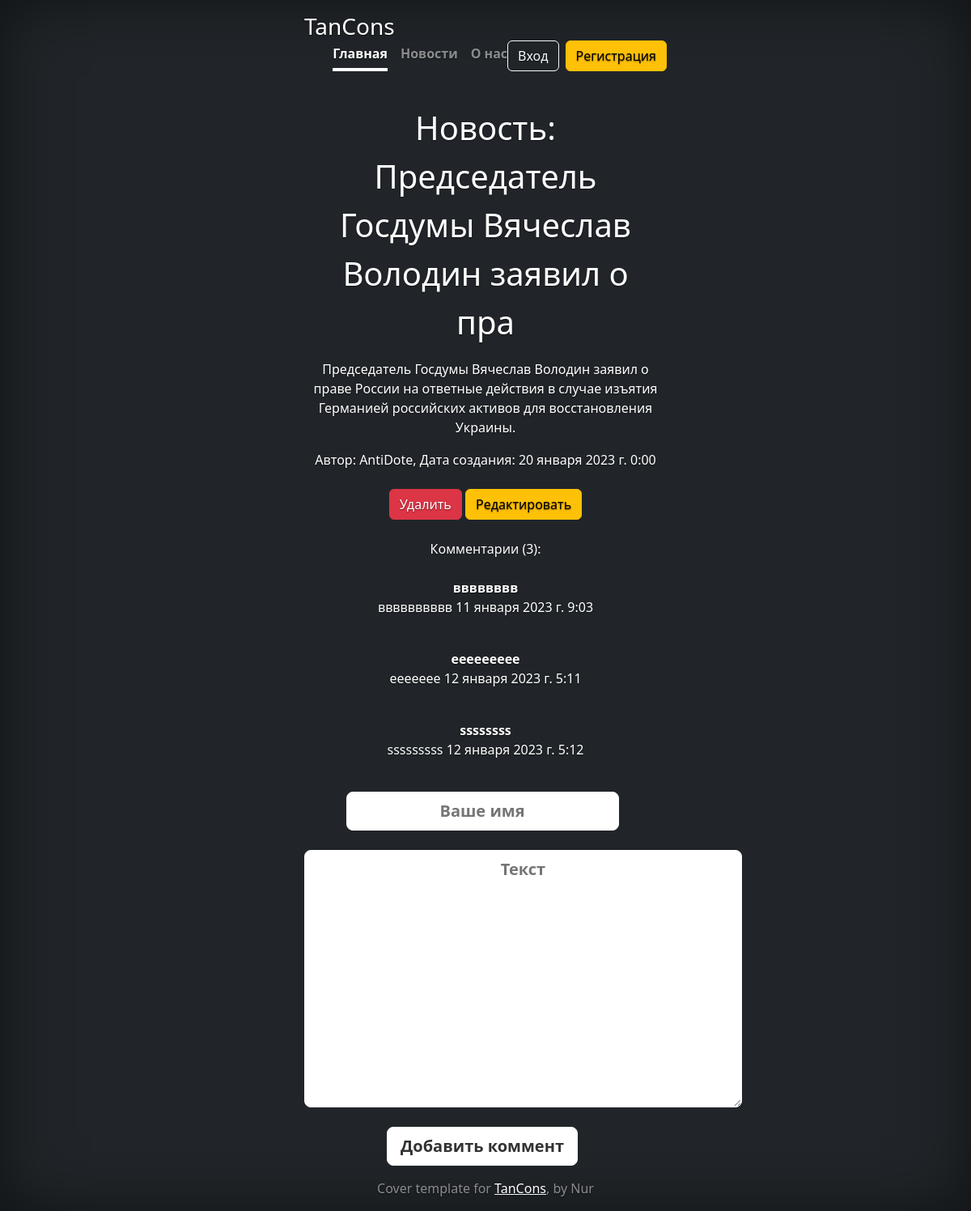
/news/5, run on the app's committed database.
### news/models.py (models this page shows, shortened)
class Texts(models.Model):
    title = models.CharField('Название', max_length=70)
    anons = models.CharField('Анонс', max_length=250)
    f_text = models.TextField('Статья')
    author = models.ForeignKey(User, verbose_name='автор', on_delete=models.CASCADE, blank=True, null=True, related_name='user_name')
    date = models.DateTimeField('Дата и время')
    class Meta:
        verbose_name = 'Новость'
        verbose_name_plural = 'Новости'

class Comments(models.Model):
    numbers = models.ForeignKey(Texts, verbose_name='ид новости', on_delete=models.CASCADE, blank=True, null=True, related_name='comments_texts')
    kom_name = models.CharField('Имя комментатора', max_length=20, blank=False)
    kom_text = models.TextField('Текст комментария', null=True)
    created = models.DateTimeField(auto_now=True)

### news/views.py (the view)
# urls.py: path('<int:pk>', views.add_comment, name='news-detail'),
def add_comment(request, pk):
    post = get_object_or_404(Texts, id=pk)
    comment = Comments.objects.filter(numbers=pk)
    comment_count = comment.count()
    if request.method == 'POST':
        cform = CommentsForm(data=request.POST)
        if cform.is_valid():
            comment = cform.save(commit=False)
            comment.numbers_id = pk
            comment.save()
            return redirect('news-detail', pk)
    else:
        cform = CommentsForm
    return render(request, 'news/detail_view.html', {
        'new': post,
        'comment': comment,
        'comment_c': comment_count,
        'form': cform})

### news/templates/news/detail_view.html (shortened to what this page needs)
{% extends 'myapp1/layout.html' %}
        {% block body %}
        <div class="text-bg-dark p-3 fs-1 text">Новость: {{ new.title }}</div>
            <div class="news">
                <p>{{ new.f_text }}</p>
                <span class="datatime">Автор: {{ new.author }},  </span>
                <span class="datatime">Дата создания: {{ new.date }}</span>
                <br>
                <br>
                <a href="{% url 'news-delete' new.id %}" class="btn btn-danger">Удалить</a>
                <a href="{% url 'news-update' new.id %}" class="btn btn-warning">Редактировать</a>
                <br><br>
                Комментарии ({{ comment_c }}):
                <br><br>
                {% for com in comment %}
                <P>
                    <b>{{ com.kom_name }}</b><br>
                        {{ com.kom_text }}
                    <span class="datatime">{{ com.created }}</span>
                </p>
                <br>
                {% endfor %}
                <div class="mb-3">
                <form method="POST">
                    {{ form.kom_name }}
                <br>
                <br>
                    {{ form.kom_text }}
                <br><br>
                <button class="btn btn-outline-light me-2 btn btn-lg btn-light fw-bold border-white bg-white" type="submit">Добавить коммент</button>
                </form>
                </div>
            </div>
        {% endblock %}

### myapp1/static/myapp1/css/myapp1.css (style rules this page uses)
.btn-light, .btn-light:hover, .btn-light:focus { color: #333; text-shadow: none; }
body { text-shadow: 0 .05rem .1rem rgba(0, 0, 0, .5); box-shadow: inset 0 0 5rem rgba(0, 0, 0, .5); }

### data on the page
Texts: title "Председатель Госдумы Вячеслав Володин заявил о пра", f_text "Председатель Госдумы Вячеслав Володин заявил о праве России на ответные действия в случае изъятия Германией российских активов для восстановления Украины.", author "AntiDote", date "20 января 2023 г. 0:00"
Comments: kom_name "вввввввв", kom_text "вввввввввв", created "11 января 2023 г. 9:03"
Comments: kom_name "eeeeeeeee", kom_text "eeeeeee", created "12 января 2023 г. 5:11"
Comments: kom_name "ssssssss", kom_text "sssssssss", created "12 января 2023 г. 5:12"

### other printed values
{{ comment_c }} "3"
